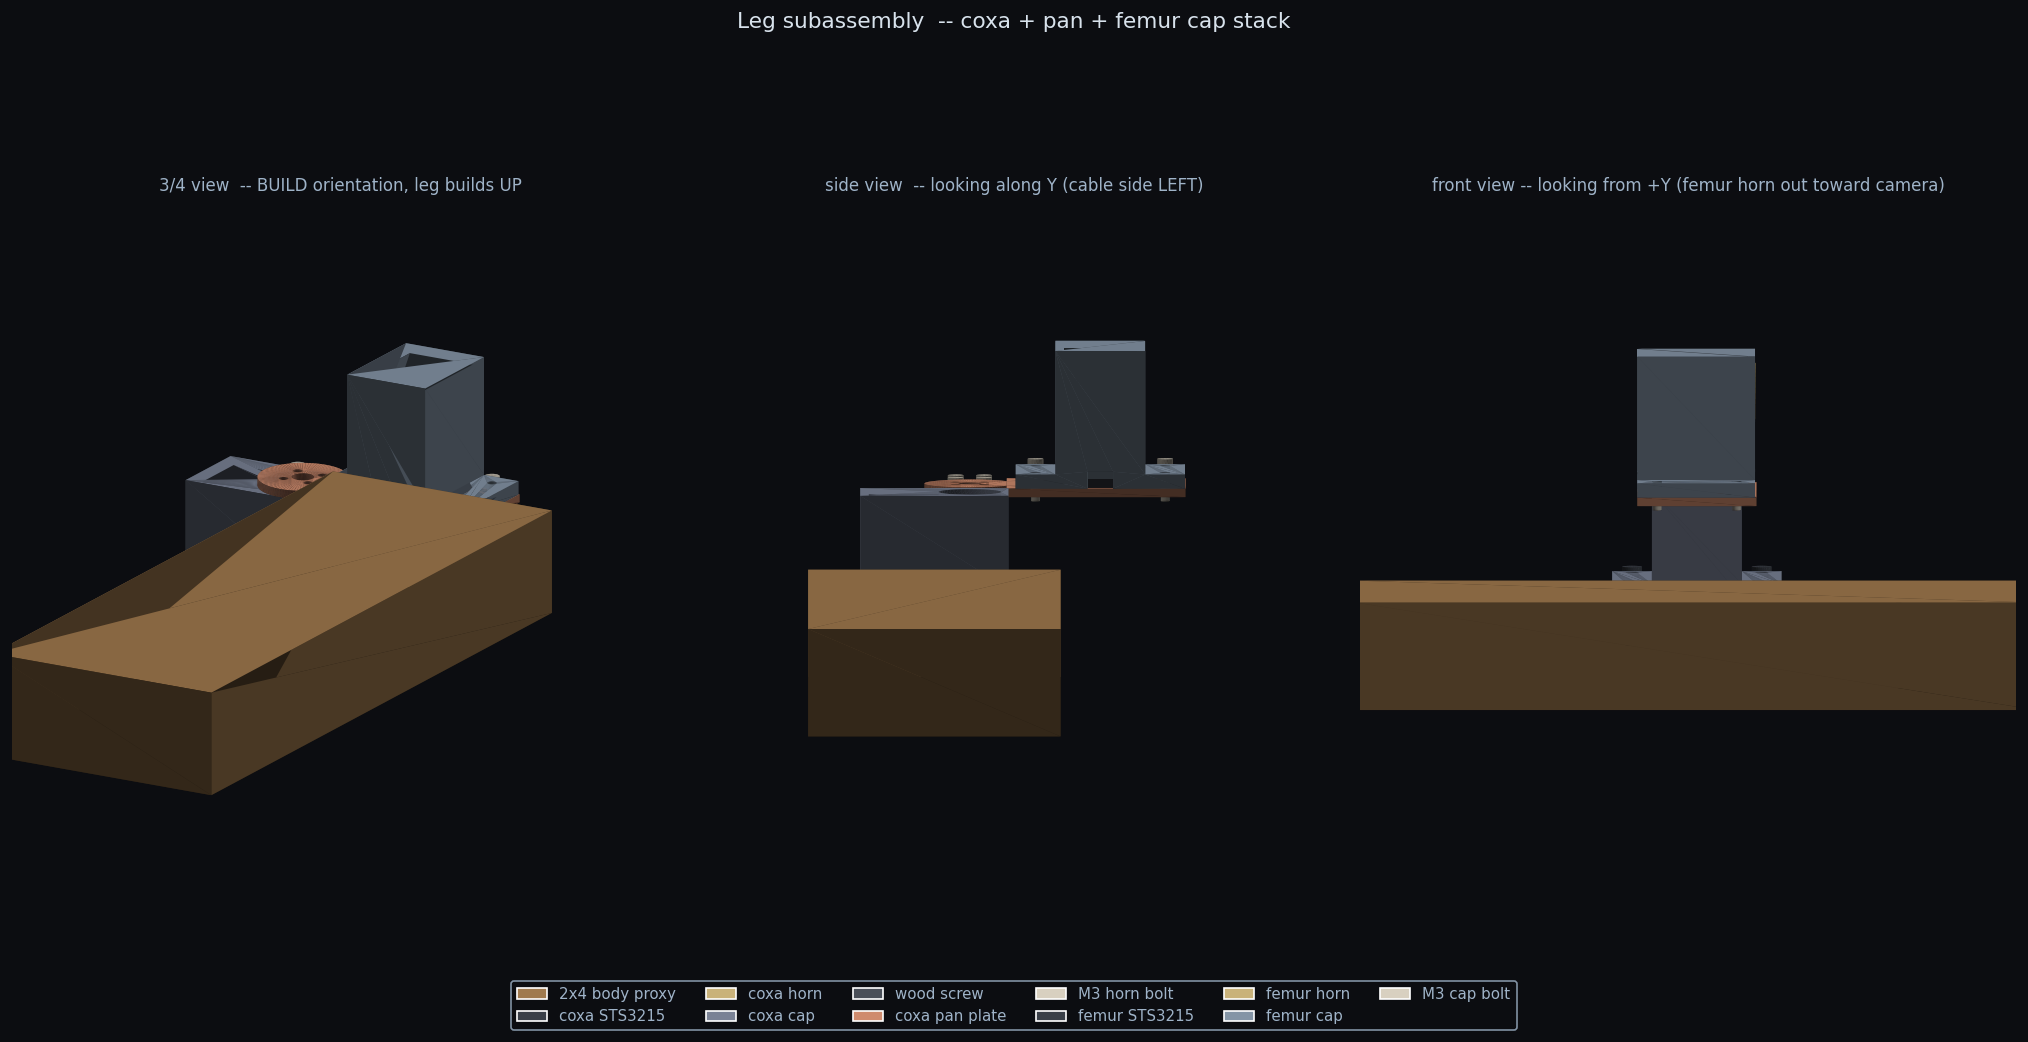

The Python source for this figure:
"""
CRABORA leg subsystem preview -- through the femur cap
======================================================

Stack (BUILD orientation, 2x4 flat on bench, building UP):
  1. 2x4 wood beam (body proxy)
  2. STS3215 #1 (coxa) lying flat on 2x4, horn-face UP
  3. Printed coxa CAP over the coxa servo, wood-screwed to 2x4
  4. Coxa pan plate (lollipop) bolted to coxa horn from above
  5. STS3215 #2 (femur) STANDING on the pan plate's paddle, horn
     facing OUTWARD (away from the coxa axis, tangentially)
  6. Printed FEMUR CAP over the femur servo, M3-bolted down through
     the paddle

Operating orientation: flip the whole thing 180 deg.  Body up, leg
hangs down.  Coxa rotates leg fore-aft about the vertical axis.
Femur servo's horn-axis is horizontal-tangent and will swing the
femur link up/down in the leg's vertical plane (femur link to be
designed next).

Usage:
  python assembly_coxa_step.py
"""

import os
import numpy as np
import trimesh
from trimesh import creation, transformations as tf
import matplotlib
matplotlib.use("Agg")
import matplotlib.pyplot as plt
from mpl_toolkits.mplot3d.art3d import Poly3DCollection
from matplotlib.colors import to_rgb


# -------------------------------------------------------------------
# Nominal dims (mm)
# -------------------------------------------------------------------
SERVO_L  = 45.2
SERVO_W  = 24.7
SERVO_H  = 35.0
HORN_AXIS_OFFSET = 12.5
HORN_DIA = 19.95
HORN_THK = 3.1

# Coxa cap details (must match design_coxa_cap.py)
COXA_CAP_FLANGE_TOP_Z = 5.0
COXA_CAP_TOP_DECK_Z   = 38.0    # top of cap, where pan plate sits
COXA_CAP_SCREW_OFFSET_X = 21.1
COXA_CAP_SCREW_OFFSET_Y = 22.85

# Pan plate (must match design_coxa_pan.py)
PAN_DISC_THK = 3.0
PAN_CAP_CENTER_X = 46.0          # where femur cap centres on paddle
PAN_CAP_SCREW_OFFSET_X = 22.85
PAN_CAP_SCREW_OFFSET_Y = 14.0

# Femur cap details (must match design_femur_cap.py)
FEM_CAP_FLANGE_THK = 5.0
FEM_CAP_HORN_AXIS_Z = 35.1       # above the paddle top

# Wood-screw visual
WOOD_SCREW_HEAD_DIA = 7.0
WOOD_SCREW_HEAD_THK = 2.0
WOOD_SCREW_SHAFT_DIA = 4.0
WOOD_SCREW_SHAFT_LEN = 28.0

# M3 bolt visual (cap-to-paddle)
M3_HEAD_DIA = 5.5
M3_HEAD_THK = 2.5
M3_SHAFT_DIA = 3.0
M3_SHAFT_LEN = 12.0

# Horn bolt visual (4 x M3, pan plate to coxa horn)
HORN_BOLT_LEN = 8.0

# 2x4 nominal
WOOD_LENGTH = 240.0
WOOD_WIDTH  =  89.0
WOOD_THICK  =  38.0

OUT_DIR  = "linkage_leg"
PNG_PATH = OUT_DIR + "/assembly_coxa_step.png"


# -------------------------------------------------------------------
# Helpers
# -------------------------------------------------------------------
def make_box(extents, center):
    b = creation.box(extents=extents)
    b.apply_translation(center)
    return b


def z_cylinder(radius, height, center, sections=32):
    c = creation.cylinder(radius=radius, height=height, sections=sections)
    c.apply_translation(center)
    return c


def y_cylinder(radius, height, center, sections=32):
    c = creation.cylinder(radius=radius, height=height, sections=sections)
    c.apply_transform(tf.rotation_matrix(np.pi / 2, [1, 0, 0]))
    c.apply_translation(center)
    return c


def build():
    parts = []

    # ---- 2x4 wood beam ----
    wood = make_box(
        [WOOD_WIDTH, WOOD_LENGTH, WOOD_THICK],
        [0.0, 0.0, -WOOD_THICK / 2.0])
    parts.append(("2x4 body proxy", wood, "#a07a4e"))

    # ---- Coxa STS3215, lying flat on the 2x4, horn UP ----
    # Servo body centred at world origin in X-Y, footprint on Z=0.
    coxa_servo = make_box(
        [SERVO_L, SERVO_W, SERVO_H],
        [0.0, 0.0, SERVO_H / 2.0])
    parts.append(("coxa STS3215", coxa_servo, "#3a3f48"))

    # Coxa horn (disc above the servo's top face), offset +X
    coxa_horn = z_cylinder(
        HORN_DIA / 2.0, HORN_THK,
        [HORN_AXIS_OFFSET, 0.0, SERVO_H + HORN_THK / 2.0])
    parts.append(("coxa horn", coxa_horn, "#c9b27a"))

    # ---- Coxa cap (STL) ----
    coxa_cap = trimesh.load(os.path.join(OUT_DIR, "coxa_cap.stl"))
    parts.append(("coxa cap", coxa_cap, "#7a8295"))

    # ---- 4 wood screws ----
    for sx in (-COXA_CAP_SCREW_OFFSET_X, +COXA_CAP_SCREW_OFFSET_X):
        for sy in (-COXA_CAP_SCREW_OFFSET_Y, +COXA_CAP_SCREW_OFFSET_Y):
            head = z_cylinder(
                WOOD_SCREW_HEAD_DIA / 2.0, WOOD_SCREW_HEAD_THK,
                [sx, sy, COXA_CAP_FLANGE_TOP_Z + WOOD_SCREW_HEAD_THK / 2.0])
            shaft = z_cylinder(
                WOOD_SCREW_SHAFT_DIA / 2.0, WOOD_SCREW_SHAFT_LEN,
                [sx, sy, COXA_CAP_FLANGE_TOP_Z - WOOD_SCREW_SHAFT_LEN / 2.0])
            parts.append(("wood screw", head,  "#4a4f58"))
            parts.append(("wood screw", shaft, "#4a4f58"))

    # ---- Coxa-pan plate (STL) ----
    # Plate's CAD origin = horn axis on its bottom face.  Translate so
    # its origin lands at the coxa horn axis on top of the cap's deck.
    pan = trimesh.load(os.path.join(OUT_DIR, "coxa_pan.stl"))
    pan.apply_translation([HORN_AXIS_OFFSET, 0.0, COXA_CAP_TOP_DECK_Z])
    parts.append(("coxa pan plate", pan, "#cf8b6e"))

    # ---- 4 M3 horn bolts (pan plate to coxa horn, heads on top) ----
    pan_top_z = COXA_CAP_TOP_DECK_Z + PAN_DISC_THK
    for dx, dy in [(+5, +5), (+5, -5), (-5, +5), (-5, -5)]:
        head = z_cylinder(
            M3_HEAD_DIA / 2.0, M3_HEAD_THK,
            [HORN_AXIS_OFFSET + dx, dy, pan_top_z + M3_HEAD_THK / 2.0])
        shaft = z_cylinder(
            M3_SHAFT_DIA / 2.0, HORN_BOLT_LEN,
            [HORN_AXIS_OFFSET + dx, dy,
             pan_top_z - HORN_BOLT_LEN / 2.0])
        parts.append(("M3 horn bolt", head,  "#d8d0c0"))
        parts.append(("M3 horn bolt", shaft, "#d8d0c0"))

    # ---- Femur STS3215, STANDING on the paddle ----
    # Paddle top at pan_top_z.  Femur servo standing with L vertical,
    # centred at pan plate X = PAN_CAP_CENTER_X (in pan plate frame),
    # which is world X = HORN_AXIS_OFFSET + PAN_CAP_CENTER_X.
    # Footprint: W (X) x H (Y) = 24.7 x 35.0.
    femur_x_center = HORN_AXIS_OFFSET + PAN_CAP_CENTER_X
    femur_y_center = 0.0
    femur_z_bottom = pan_top_z
    femur_servo = make_box(
        [SERVO_W, SERVO_H, SERVO_L],
        [femur_x_center, femur_y_center, femur_z_bottom + SERVO_L / 2.0])
    parts.append(("femur STS3215", femur_servo, "#3a3f48"))

    # ---- Femur horn (on +Y face of the standing femur servo) ----
    # Horn axis horizontal +Y, at height FEM_CAP_HORN_AXIS_Z above paddle.
    horn_face_y = femur_y_center + SERVO_H / 2.0   # +Y face of servo
    femur_horn = y_cylinder(
        HORN_DIA / 2.0, HORN_THK,
        [femur_x_center, horn_face_y + HORN_THK / 2.0,
         femur_z_bottom + FEM_CAP_HORN_AXIS_Z])
    parts.append(("femur horn", femur_horn, "#c9b27a"))

    # ---- Femur cap (STL) ----
    fcap = trimesh.load(os.path.join(OUT_DIR, "femur_cap.stl"))
    fcap.apply_translation([femur_x_center, femur_y_center, femur_z_bottom])
    parts.append(("femur cap", fcap, "#8595a6"))

    # ---- 4 M3 mount bolts (femur cap to paddle, heads on top of cap flange) ----
    fem_flange_top_z = femur_z_bottom + FEM_CAP_FLANGE_THK
    for dx in (-PAN_CAP_SCREW_OFFSET_X, +PAN_CAP_SCREW_OFFSET_X):
        for dy in (-PAN_CAP_SCREW_OFFSET_Y, +PAN_CAP_SCREW_OFFSET_Y):
            head = z_cylinder(
                M3_HEAD_DIA / 2.0, M3_HEAD_THK,
                [femur_x_center + dx, femur_y_center + dy,
                 fem_flange_top_z + M3_HEAD_THK / 2.0])
            # Shaft goes DOWN through the cap flange AND through the paddle.
            shaft_len = FEM_CAP_FLANGE_THK + PAN_DISC_THK + 2.0
            shaft = z_cylinder(
                M3_SHAFT_DIA / 2.0, shaft_len,
                [femur_x_center + dx, femur_y_center + dy,
                 fem_flange_top_z - shaft_len / 2.0])
            parts.append(("M3 cap bolt", head,  "#d8d0c0"))
            parts.append(("M3 cap bolt", shaft, "#d8d0c0"))

    return parts


def render(parts, path):
    bg = "#0c0d11"; fg = "#9fb3c8"
    key  = np.array([0.35, 0.45, 0.82]); key  = key  / np.linalg.norm(key)
    fill = np.array([-0.55, -0.25, 0.30]); fill = fill / np.linalg.norm(fill)

    def shaded(mesh, base):
        n = mesh.face_normals
        lit = (0.24 + 0.62 * np.clip(n @ key,  0.0, 1.0)
                    + 0.22 * np.clip(n @ fill, 0.0, 1.0))
        col = np.array(to_rgb(base))
        return np.clip(col[None, :] * np.clip(lit, 0.0, 1.15)[:, None], 0.0, 1.0)

    # Frame around the leg sub-assembly (exclude most of the 2x4)
    focus_parts = [m for name, m, _ in parts if name != "2x4 body proxy"]
    corners = np.vstack([m.bounds for m in focus_parts])
    ctr  = 0.5 * (corners.min(axis=0) + corners.max(axis=0))
    ctr[2] -= 5.0  # show some wood below
    half = (corners.max(axis=0) - corners.min(axis=0)).max() / 2.0 * 1.2

    panels = [
        ("3/4 view  -- BUILD orientation, leg builds UP", 18, -60),
        ("side view  -- looking along Y (cable side LEFT)", 5, -90),
        ("front view -- looking from +Y (femur horn out toward camera)", 5, 0),
    ]

    fig = plt.figure(figsize=(17, 9), facecolor=bg)
    for k, (title, elev, azim) in enumerate(panels):
        ax = fig.add_subplot(1, 3, k + 1, projection="3d")
        ax.set_proj_type("ortho")
        ax.set_facecolor(bg)
        for _, m, c in parts:
            ax.add_collection3d(Poly3DCollection(
                m.triangles, facecolors=shaded(m, c), edgecolors="none"))
        ax.set_xlim(ctr[0] - half, ctr[0] + half)
        ax.set_ylim(ctr[1] - half, ctr[1] + half)
        ax.set_zlim(ctr[2] - half, ctr[2] + half)
        ax.set_box_aspect((1, 1, 1))
        ax.set_axis_off()
        ax.view_init(elev=elev, azim=azim)
        ax.set_title(title, color=fg, fontsize=10)

    from matplotlib.patches import Patch
    seen = set(); handles = []
    for label, _, color in parts:
        if label in seen: continue
        seen.add(label)
        handles.append(Patch(facecolor=color, edgecolor="white", label=label))
    fig.legend(handles=handles, loc="lower center", ncol=6,
               facecolor=bg, edgecolor=fg, labelcolor=fg, fontsize=9,
               bbox_to_anchor=(0.5, 0.02))

    fig.suptitle("Leg subassembly  -- coxa + pan + femur cap stack",
                 color="#d8e2ec", fontsize=13, y=0.97)
    fig.tight_layout(rect=[0, 0.07, 1, 0.95])
    fig.savefig(path, dpi=120, facecolor=bg, bbox_inches="tight")
    plt.close(fig)


def main():
    os.makedirs(OUT_DIR, exist_ok=True)
    parts = build()
    print(f"Rendered {len(parts)} part instances...")
    render(parts, PNG_PATH)
    print(f"✓ wrote {PNG_PATH}")


if __name__ == "__main__":
    main()
